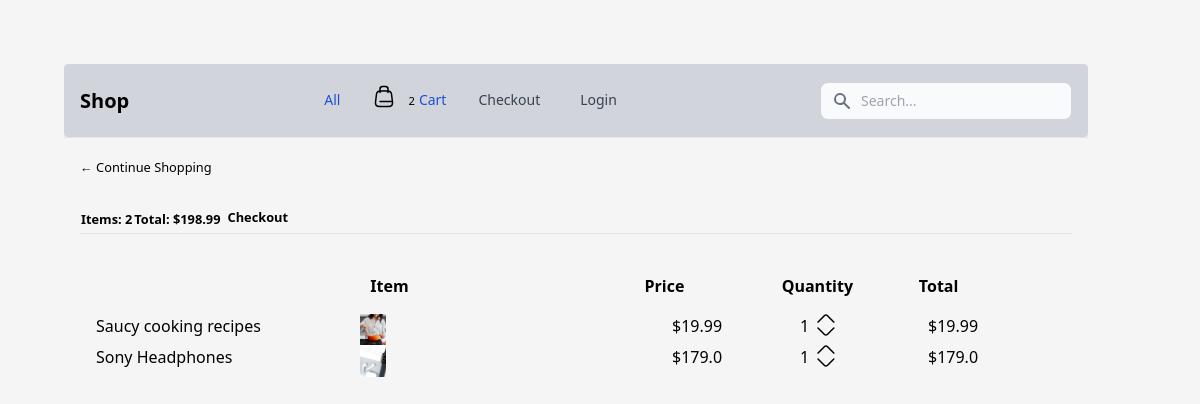
The page /cart/ (signed in) on the database its author committed.
### store/models.py (models this page shows, shortened)
class Order(models.Model):
    customer = models.ForeignKey(Customer, on_delete=models.SET_NULL, null=True, blank=True)
    data_ordered = models.DateTimeField(auto_now_add=True)
    complete = models.BooleanField(default=False, null=True, blank=True)
    transaction_id = models.CharField(max_length=200, null=True)
    @property
    def get_cart_total(self):
        orderitems = self.orderitem_set.all()
        total = sum([item.get_total for item in orderitems])
        return total
    @property
    def get_cart_items(self):
        orderitems = self.orderitem_set.all()
        total = sum([item.quantity for item in orderitems])
        return total

class OrderItem(models.Model):
    product = models.ForeignKey(Product, on_delete=models.SET_NULL, null=True, blank=True)
    order = models.ForeignKey(Order, on_delete=models.SET_NULL, null=True, blank=True)
    quantity = models.IntegerField(default=0, null=True, blank=True)
    date_added = models.DateTimeField(auto_now_add=True)
    @property
    def get_total(self):
        total = self.product.price * self.quantity
        return total

class Product(models.Model):
    name = models.CharField(max_length=200, null=True)
    price = models.FloatField()
    digital = models.BooleanField(default=False, null=True, blank=True)
    image = models.ImageField(null=True, default="placeholder.png")
    @property
    def imageURL(self):
        try:
            url = self.image.url
        except:
            with Image.open('static/images/placeholder.png') as img:
                url = '/static/images/placeholder.png'
        return url

### store/views.py (the view)
# urls.py: path('cart/', views.cart, name="cart"),
def cart(request):
    if request.user.is_authenticated:
        customer = request.user.customer
        order, created = Order.objects.get_or_create(customer=customer, complete=False)
        items = order.orderitem_set.all()
    else:
        items =  [ ]
        order = {'get_cart_total':0, 'get_cart_items':0, 'shipping':False}
    cartItems = order.get_cart_items
    context = {'items': items, 'order': order, 'cartItems': cartItems}
    return render(request, 'store/cart.html', context)

### store/templates/store/cart.html
{% extends 'store/main.html' %}
{% load static %}
{% block content %}
    <div class="row p-4">
        <div class="col-lg-12">
            <div class="box-element">
                <small><a class="btn btn-outline-dark" href="{% url 'store' %}">&#x2190; Continue Shopping</a></small>
            </div>
            <br>
            <table class="table">
                <tr>
                    <th><small>Items: <strong>{{order.get_cart_items}}</strong></small></th>
                    <th><small>Total:<strong> ${{order.get_cart_total | floatformat:2}}</strong></small></th>
                    <th>
                        <small><a style="float:right; margin:5px;" class="btn btn-success" href="{% url 'checkout' %}">Checkout</a></small>
                    </th>
                </tr>
            </table>
        </div>
        <hr>
        <br>
        <div class="box-element p-4">
            <div class="cart-row flex mb-4">
                <div style="flex:2"></div>
                <div style="flex:2"><strong>Item</strong></div>
                <div style="flex:1"><strong>Price</strong></div>
                <div style="flex:1"><strong>Quantity</strong></div>
                <div style="flex:1"><strong>Total</strong></div>
            </div>
            {% for item in items %}
            <div class="cart-row flex">
                <div style="flex:2" class="flex-2 mr-2"><p>{{item.product.name}}</p></div>
                <div class="phoneimage flex-1 mr-56"> <img class="w-12" src={{item.product.imageURL}}></div>
                <div style="flex:1" class="flex-1 -ml-10"><p>${{item.product.price}}</p></div>
                <div style="flex:1" class="flex-1 flex">
                    <p class="quantity mr-2">{{item.quantity}}</p>
                    <div class="quantity">
                        <img data-product="{{item.product.id}}" data-action="add" class="chg-quantity mb-1 update-cart" src="{% static  'images/uparrow.png' %}">
                        <img data-product="{{item.product.id}}" data-action="remove" class="chg-quantity mt-1 update-cart" src="{% static  'images/arrow-down.svg' %}">
                    </div>
                </div>
                <div style="flex:1">
                    <p>${{item.get_total}}</p>
                </div>
            </div>
            {% endfor %}
        </div>
    </div>
{% endblock %}

### static/css/main.css (style rules this page uses)
body { padding: 4em; background-color: whitesmoke; }
.phoneimage img { width: 50px; max-width: 20% !important; }

### rows shown on the page
Order: get_cart_items "2", get_cart_total "198.99"
OrderItem: product.name "Saucy cooking recipes", product.imageURL (picture), product.price "19.99", quantity "1", get_total "19.99"
OrderItem: product.name "Sony Headphones", product.imageURL (picture), product.price "179.0", quantity "1", get_total "179.0"

### other values the page prints
{{ cartItems }} "2"
